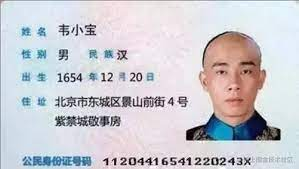
#> input picture idtest.jpg, 299 x 169 px
$ python id_step1.py   (older library calls are emulated)
#> lines starting #> are read from the running program, lines starting #| are printed output that depends on the picture; after the words box and inside, x2 and y2 are one past the last pixel; in counts of white or black regions, pixels touching at a corner belong together
# -*- coding: utf-8 -*-
# import the necessary packages
# import the necessary images
# import the necessary packages
import cv2
import numpy as np

imgPath="idtest.jpg"
img = cv2.imread(imgPath, cv2.IMREAD_COLOR)
#> img is the input picture: shape (169, 299, 3); mean B, G, R 210.3, 204, 204.7
#cv2.imshow('image', img)
#print("origion")
cv2.waitKey(0)
def grayImg(img):
    # 转化为灰度图
    print("grayimg")
    gray = cv2.resize(img, (img.shape[1] * 3, img.shape[0] * 3), interpolation=cv2.INTER_CUBIC)
    gray = cv2.cvtColor(gray, cv2.COLOR_BGR2GRAY)
    #otsu二值化操作
    retval, gray = cv2.threshold(gray, 127, 255, cv2.THRESH_OTSU + cv2.THRESH_BINARY)
    return gray

def preprocess(gray):
    #二值化操作，但与前面grayimg二值化操作中不一样的是要膨胀选定区域所以是反向二值化
    ret, binary = cv2.threshold(gray, 127, 255, cv2.THRESH_BINARY_INV)
    ele = cv2.getStructuringElement(cv2.MORPH_RECT, (15, 10))
    #膨胀操作
    dilation = cv2.dilate(binary, ele, iterations=1)
    cv2.imwrite("binary.png", binary)
    cv2.imwrite("dilation.png", dilation)
    cv2.waitKey(0)
    return dilation


def findTextRegion(img):
    region = []
    # 1. 查找轮廓

    #image, contours, hierarchy = cv2.findContours(img, cv2.RETR_TREE, cv2.CHAIN_APPROX_SIMPLE)
    # 查找轮廓
    contours, hierarchy = cv2.findContours(img, cv2.RETR_TREE, cv2.CHAIN_APPROX_SIMPLE)

     # 2. 筛选那些面积小的
    for i in range(len(contours)):
        cnt = contours[i]
        # 计算该轮廓的面积
        area = cv2.contourArea(cnt)
        # 面积小的都筛选掉
        if (area < 300):
            continue
        # 轮廓近似，作用很小
    #   epsilon = 0.001 * cv2.arcLength(cnt, True)
     #   approx = cv2.approxPolyDP(cnt, epsilon, True)
        # 找到最小的矩形，该矩形可能有方向
        rect = cv2.minAreaRect(cnt)
        #函数 cv2.minAreaRect() 返回一个Box2D结构 rect：（最小外接矩形的中心（x，y），（宽度，高度），旋转角度）。
        print("rect is: ", rect)
        # box是四个点的坐标
        box = cv2.boxPoints(rect)
        box = np.int0(box)
        # 计算高和宽
        height = abs(box[0][1] - box[2][1])
        width = abs(box[0][0] - box[2][0])

        # 筛选那些太细的矩形，留下扁的
        if (height > width * 1.2):
            continue
        # 太扁的也不要
        if (height * 18 < width):
            continue
        if (width > img.shape[1] / 2 and height > img.shape[0] / 20):
            region.append(box)
    return region

def detect(img):
    gray = cv2.fastNlMeansDenoisingColored(img, None, 10, 3, 3, 3) #去躁
    cv2.imshow("_dimg1", gray)
    cv2.waitKey(0)
    #cv2.fastNlMeansDenoisingColored作用为去噪
    coefficients = [0, 1, 1]
    m = np.array(coefficients).reshape((1, 3))
    gray = cv2.transform(gray, m)
    cv2.imshow("_dimg2", gray)
    cv2.waitKey(0)
    cv2.imwrite("dgray.png", gray)
    # 2. 形态学变换的预处理，得到可以查找矩形的图片
    dilation = preprocess(gray)

    # 3. 查找和筛选文字区域
    region = findTextRegion(dilation)
    # 4. 用绿线画出这些找到的轮廓
    for box in region:
        h = abs(box[0][1] - box[2][1])
        w = abs(box[0][0] - box[2][0])
        Xs = [i[0] for i in box]
        Ys = [i[1] for i in box]
        x1 = min(Xs)
        y1 = min(Ys)
        cv2.drawContours(img, [box], 0, (0, 255, 0), 2)
        if w > 0 and h > 0 and x1 < gray.shape[1] / 2:
            idImg = grayImg(img[y1:y1 + h, x1:x1 + w])
            cv2.imwrite("idImg.png", idImg)
            cv2.imwrite("contours.png", img)

            return idImg

imgx = cv2.imread(imgPath, cv2.IMREAD_COLOR) #讀取影像
imgx = cv2.resize(img, (428, 270), interpolation=cv2.INTER_CUBIC) #調整圖像大小
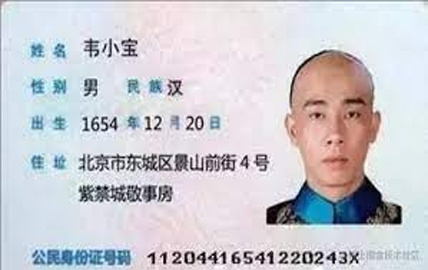
#> imgx: shape (270, 428, 3); mean B, G, R 210.3, 204.1, 204.7
idImg = detect(imgx)
#> in detect, `gray = cv2.transform(gray, m)`:
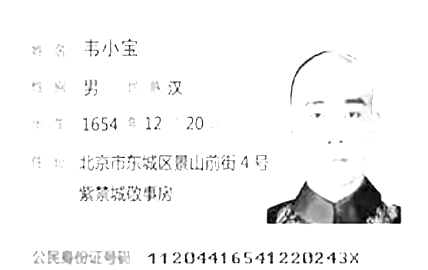
#> gray: shape (270, 428); min 0, max 255, mean 245.3
#> in preprocess, `ret, binary = cv2.threshold(gray, 127, 255, cv2.THRESH_BINARY_INV)`:
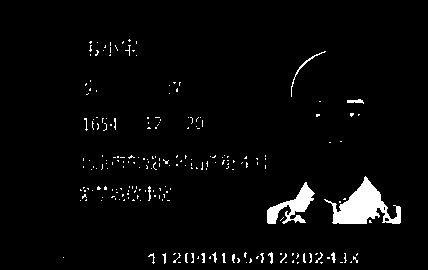
#> binary: shape (270, 428); 3.3% white; 218 white regions (201 under 20 px), largest, box (x1, y1, x2, y2) and area: (324, 176, 401, 224) 1621, (267, 182, 315, 224) 788, (291, 51, 326, 97) 95
#> in preprocess, `dilation = cv2.dilate(binary, ele, iterations=1)`:
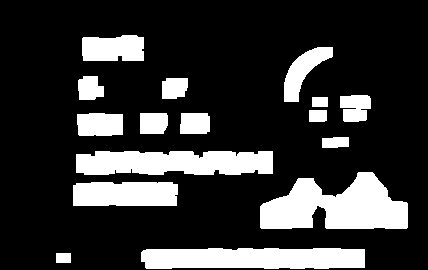
#> dilation: shape (270, 428); 20.8% white; 16 white regions
#> in findTextRegion, `contours, hierarchy = cv2.findContours(img, cv2.RETR_TREE, cv2.CHAIN_A..`: contours = 16 contours; largest, box (x1, y1, x2, y2) and area: (260, 172, 408, 229) 5430, (141, 248, 365, 269) 4123, (76, 151, 273, 175) 4004, (73, 182, 178, 206) 2320, (82, 35, 144, 61) 1384
#> the loop in findTextRegion, `for i in range(len(contours)):` made 16 passes
#> (area, rect, box, height, width) on passes 2, 3, 4, 5, 7, 8: (4123, ((252.5, 258), (20, 223), -90), [[364, 268], [141, 268], [141, 248], [364, 248]], 20, 223), (2320, ((125, 193.5), (23, 104), -90), [[177, 205], [73, 205], [73, 182], [177, 182]], 23, 104), (5429.5, ((333.5, 200), (56, 147), -90), [[407, 228], [260, 228], [260, 172], [407, 172]], 56, 147), (4004, ((174, 162.5), (23, 196), -90), [[272, 174], [76, 174], [76, 151], [272, 151]], 23, 196), (558.5, ((194.5, 123), (20, 29), -90), [[209, 133], [180, 133], [180, 113], [209, 113]], 20, 29), (519.5, ((153.5, 123), (20, 27), -90), [[167, 133], [140, 133], [140, 113], [167, 113]], 20, 27)
#> (cnt, area) on passes 1, 11: ([[56, 253], [56, 262], [70, 262], [70, 253]], 126), ([[312, 97], [312, 106], [327, 106], [327, 97]], 135)
#| rect is:  ((252.5, 258.0), (20.0, 223.0), -90.0)
#| rect is:  ((125.0, 193.5), (23.0, 104.0), -90.0)
#| rect is:  ((333.5, 200.0), (56.0, 147.0), -90.0)
#| rect is:  ((174.0, 162.5), (23.0, 196.0), -90.0)
#| rect is:  ((194.5, 123.0), (20.0, 29.0), -90.0)
#| rect is:  ((153.5, 123.0), (20.0, 27.0), -90.0)
#| rect is:  ((99.5, 124.0), (22.0, 45.0), -90.0)
#| rect is:  ((355.0, 108.0), (26.0, 30.0), -90.0)
#> (further printed lines are left out)
#> after the loop in findTextRegion, `for i in range(len(contours)):`: region = [[[364, 268], [141, 268], [141, 248], [364, 248]]]
#> the loop in detect, `for box in region:` made 1 pass
#> (box, h, w, Xs, Ys, x1, y1, retval in grayImg) on pass 1: ([[364, 268], [141, 268], [141, 248], [364, 248]], 20, 223, [364, 141, 141, 364], [268, 268, 248, 248], 141, 248, 130)
#| grayimg
#> pass 1, in grayImg, `gray = cv2.cvtColor(gray, cv2.COLOR_BGR2GRAY)`:
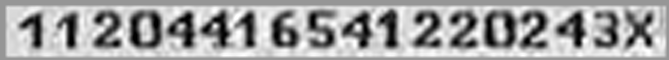
#> gray: shape (60, 669); min 0, max 255, mean 162.8
#> pass 1, in grayImg, `retval, gray = cv2.threshold(gray, 127, 255, cv2.THRESH_OTSU + cv2.THR..`:
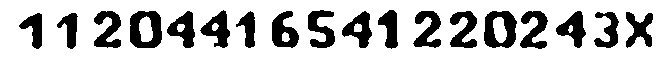
#> gray: shape (60, 669); 75.1% white; 18 black regions, largest, box (x1, y1, x2, y2) and area: (130, 11, 162, 48) 788, (484, 11, 517, 48) 775, (272, 11, 299, 48) 611
#> pass 1, in detect, `cv2.imwrite("contours.png", img)`:
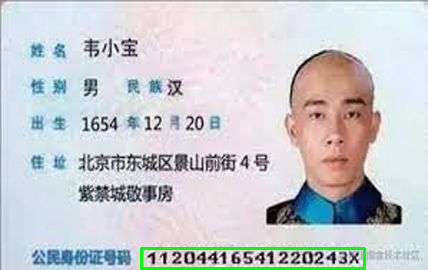
#> saved as contours.png: shape (270, 428, 3); mean B, G, R 207.5, 204.5, 201.8
print("Image Shape:", idImg.shape)
#| Image Shape: (60, 669)

#image = Image.fromarray(idImg)
image_np = np.array(idImg)
cv2.imshow("_imgxx", image_np)

cv2.waitKey(0)
